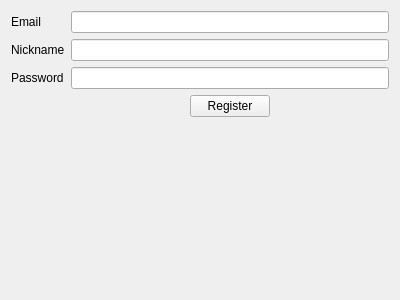
<?xml version="1.0" encoding="UTF-8"?>
<ui version="4.0">
 <class>Registerpage</class>
 <widget class="QWidget" name="Registerpage">
  <property name="geometry">
   <rect>
    <x>0</x>
    <y>0</y>
    <width>400</width>
    <height>300</height>
   </rect>
  </property>
  <property name="windowTitle">
   <string>Form</string>
  </property>
  <layout class="QGridLayout" name="gridLayout">
   <item row="1" column="1">
    <widget class="QLineEdit" name="INPUT_nick"/>
   </item>
   <item row="2" column="0">
    <widget class="QLabel" name="LABEL_password">
     <property name="text">
      <string>Password</string>
     </property>
    </widget>
   </item>
   <item row="4" column="1">
    <spacer name="verticalSpacer">
     <property name="orientation">
      <enum>Qt::Vertical</enum>
     </property>
     <property name="sizeHint" stdset="0">
      <size>
       <width>20</width>
       <height>40</height>
      </size>
     </property>
    </spacer>
   </item>
   <item row="0" column="0">
    <widget class="QLabel" name="LABEL_email">
     <property name="text">
      <string>Email</string>
     </property>
    </widget>
   </item>
   <item row="2" column="1">
    <widget class="QLineEdit" name="INPUT_password"/>
   </item>
   <item row="1" column="0">
    <widget class="QLabel" name="LABEL_nick">
     <property name="text">
      <string>Nickname</string>
     </property>
    </widget>
   </item>
   <item row="0" column="1">
    <widget class="QLineEdit" name="INPUT_email"/>
   </item>
   <item row="3" column="1">
    <layout class="QHBoxLayout" name="horizontalLayout">
     <item>
      <spacer name="horizontalSpacer">
       <property name="orientation">
        <enum>Qt::Horizontal</enum>
       </property>
       <property name="sizeHint" stdset="0">
        <size>
         <width>40</width>
         <height>20</height>
        </size>
       </property>
      </spacer>
     </item>
     <item>
      <widget class="QPushButton" name="BTN_register">
       <property name="text">
        <string>Register</string>
       </property>
      </widget>
     </item>
     <item>
      <spacer name="horizontalSpacer_2">
       <property name="orientation">
        <enum>Qt::Horizontal</enum>
       </property>
       <property name="sizeHint" stdset="0">
        <size>
         <width>40</width>
         <height>20</height>
        </size>
       </property>
      </spacer>
     </item>
    </layout>
   </item>
  </layout>
 </widget>
 <resources/>
 <connections/>
</ui>
